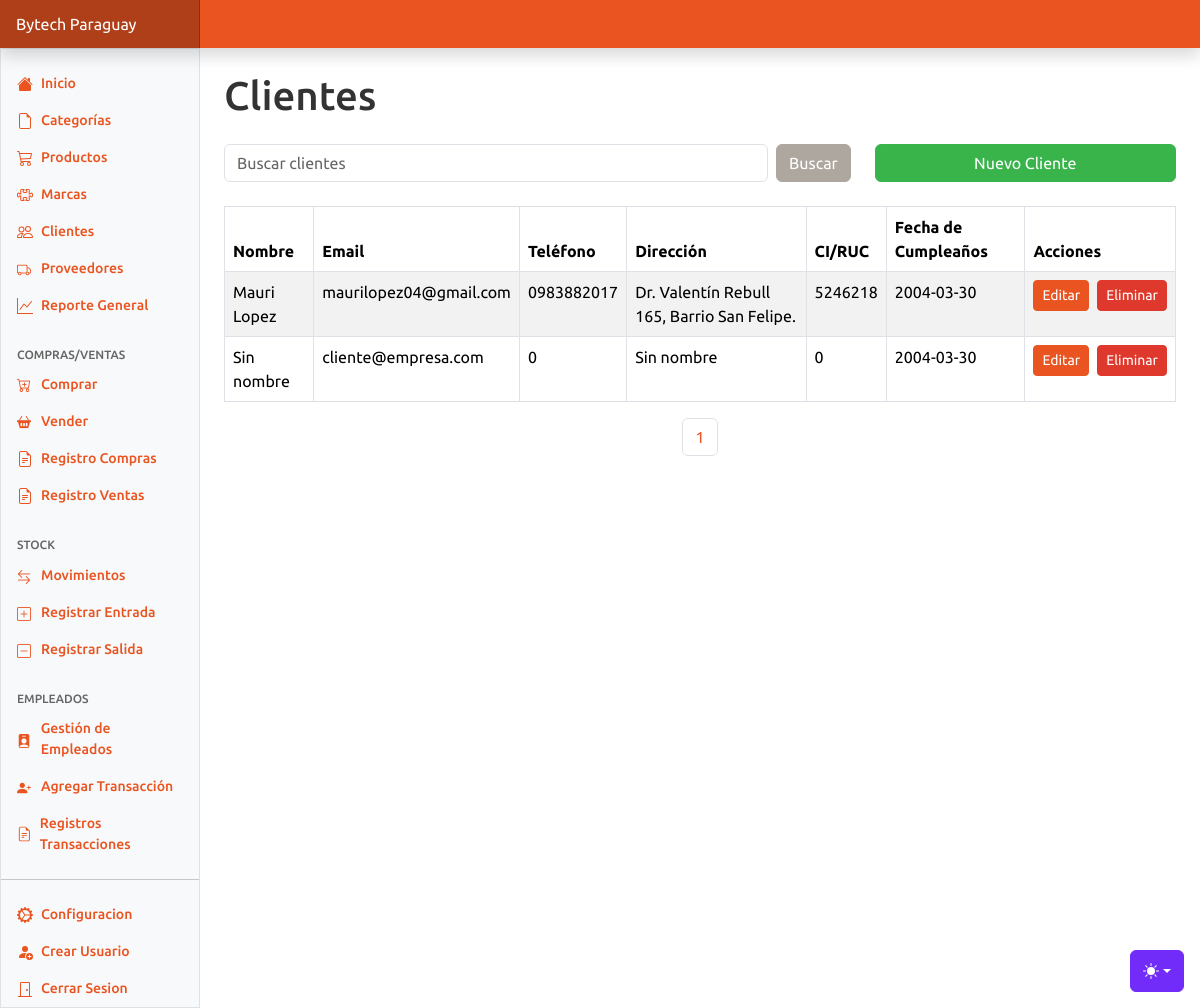
Page /clientes.php (signed in) on the committed database.
### tables this page shows
CREATE TABLE `clientes` (
  `id` int(11) NOT NULL,
  `nombre` varchar(255) NOT NULL,
  `email` varchar(255) NOT NULL,
  `telefono` varchar(20) DEFAULT NULL,
  `direccion` text DEFAULT NULL,
  `ci_ruc` varchar(20) NOT NULL,
  `fecha_cumple` date DEFAULT NULL
);

### clientes.php (the view, shortened to what this page needs)
<?php
require "config/start.php";
$search = $_GET['search'] ?? '';
$page = $_GET['page'] ?? 1;
$limit = 12;
$offset = ($page - 1) * $limit;
$sql_count = "SELECT COUNT(*) FROM clientes WHERE nombre LIKE ?";
$params_count = ["%$search%"];
$stmt_count = $pdo->prepare($sql_count);
$stmt_count->execute($params_count);
$total_clients = $stmt_count->fetchColumn();
$total_pages = ceil($total_clients / $limit);
$sql = "SELECT * FROM clientes WHERE nombre LIKE ? LIMIT $limit OFFSET $offset";
$params = ["%$search%"];
$stmt = $pdo->prepare($sql);
$stmt->execute($params);
$clientes = $stmt->fetchAll(PDO::FETCH_ASSOC);
?>
<!DOCTYPE html>
<html lang="es">
<head>
    <?php include 'components/head.php'?>
</head>
<body>
<?php include 'components/header.php'?>
<main class="col-md-9 ms-sm-auto col-lg-10 px-md-4">
    <h1 class="my-4">Clientes</h1>
    <div class="row mb-4">
        <div class="col-12 col-md-8">
            <form class="d-flex" method="get" action="clientes.php">
                <input class="form-control me-2" type="text" name="search" placeholder="Buscar clientes" value="<?= htmlspecialchars($search) ?>">
                <input class="btn btn-secondary" type="submit" value="Buscar">
            </form>
        </div>
        <div class="col-12 col-md-4 mt-2 mt-md-0 text-md-end">
            <button type="button" data-bs-toggle="modal" data-bs-target="#addClientModal" class="btn btn-success w-100 w-md-auto">Nuevo Cliente</button>
        </div>
    </div>
    <div class="table-responsive">
        <table class="table table-striped table-bordered">
            <thead>
                <tr>
                    <th>Nombre</th>
                    <th>Email</th>
                    <th>Teléfono</th>
                    <th>Dirección</th>
                    <th>CI/RUC</th>
                    <th>Fecha de Cumpleaños</th>
                    <th>Acciones</th>
                </tr>
            </thead>
            <tbody>
                <?php foreach ($clientes as $cliente): ?>
                <tr>
                    <td><?= htmlspecialchars($cliente['nombre']) ?></td>
                    <td><?= htmlspecialchars($cliente['email']) ?></td>
                    <td><?= htmlspecialchars($cliente['telefono']) ?></td>
                    <td><?= htmlspecialchars($cliente['direccion']) ?></td>
                    <td><?= htmlspecialchars($cliente['ci_ruc']) ?></td>
                    <td><?= htmlspecialchars($cliente['fecha_cumple']) ?></td>
                    <td>
                        <div class="d-flex justify-content-center align-items-center h-100">
                            <button type="button" class="btn btn-primary btn-sm" data-bs-toggle="modal" data-bs-target="#editClientModal<?= $cliente['id'] ?>">Editar</button>
                            <button type="button" class="btn btn-danger btn-sm ms-2" data-bs-toggle="modal" data-bs-target="#deleteClientModal<?= $cliente['id'] ?>">Eliminar</button>
                        </div>
                    </td>
                </tr>
                <?php endforeach; ?>
            </tbody>
        </table>
    </div>
    <div class="d-flex justify-content-center">
        <ul class="pagination">
            <?php for ($i = 1; $i <= $total_pages; $i++): ?>
            <li class="page-item"><a class="page-link" href="?search=<?= htmlspecialchars($search) ?>&page=<?= $i ?>"><?= $i ?></a></li>
            <?php endfor; ?>
        </ul>
    </div>
</main>
<?php include 'components/footer.php'?>
</body>
</html>

### rows in the picture
clientes: nombre "Mauri Lopez", email "maurilopez04@gmail.com", telefono "0983882017", direccion "Dr. Valentín Rebull 165, Barrio San Felipe.", ci_ruc "5246218", fecha_cumple "2004-03-30"
clientes: nombre "Sin nombre", email "cliente@empresa.com", telefono "0", direccion "Sin nombre", ci_ruc "0", fecha_cumple "2004-03-30"
